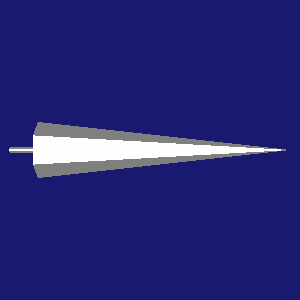

Write Python code to recreate this figure.
#!/usr/bin/env python

# Render an arrow using the VTK pipeline.

# Factory overrides: importing these modules registers the OpenGL rendering
# and interaction style implementations for vtkRenderingCore factory classes.
import vtkmodules.vtkInteractionStyle  # noqa: F401
import vtkmodules.vtkRenderingOpenGL2  # noqa: F401
# VTK pipeline classes used in this example
from vtkmodules.vtkFiltersSources import vtkArrowSource
from vtkmodules.vtkRenderingCore import (
    vtkActor,
    vtkPolyDataMapper,
    vtkRenderWindow,
    vtkRenderWindowInteractor,
    vtkRenderer,
)

# Colors (normalized RGB)
midnight_blue_background_rgb = (0.098, 0.098, 0.439)

# Source: generate arrow polygon data with a thin shaft and long tip
arrow_source = vtkArrowSource()
arrow_source.SetShaftRadius(0.01)
arrow_source.SetTipLength(0.9)

# Mapper: map polygon data to graphics primitives
poly_data_mapper = vtkPolyDataMapper()
poly_data_mapper.SetInputConnection(arrow_source.GetOutputPort())

# Actor: assign the mapped geometry
actor = vtkActor()
actor.SetMapper(poly_data_mapper)

# Renderer: assemble the scene and configure the camera
renderer = vtkRenderer()
renderer.AddActor(actor)
renderer.SetBackground(midnight_blue_background_rgb)

# Render window: display the rendered scene
render_window = vtkRenderWindow()
render_window.AddRenderer(renderer)
render_window.SetWindowName("arrow")
render_window.SetMultiSamples(0)
render_window.SetSize(300, 300)

# Interactor: handle mouse and keyboard events
render_window_interactor = vtkRenderWindowInteractor()
render_window_interactor.SetRenderWindow(render_window)

# Scene: configure the camera
renderer.ResetCamera()

# Start: launch the interactive visualization
render_window_interactor.Initialize()
render_window_interactor.Start()
